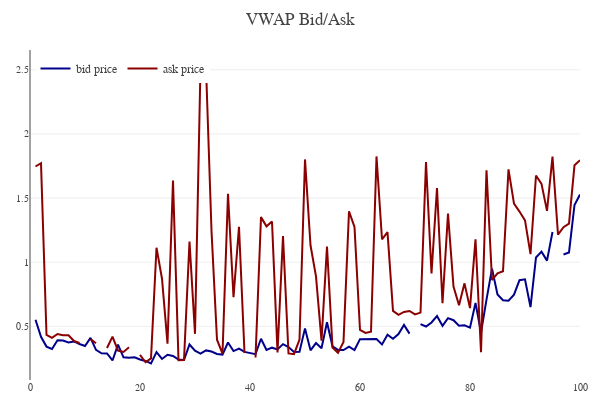

The notebook cell this image was saved under:
### Code cell
model.bank_details.price_plot()
